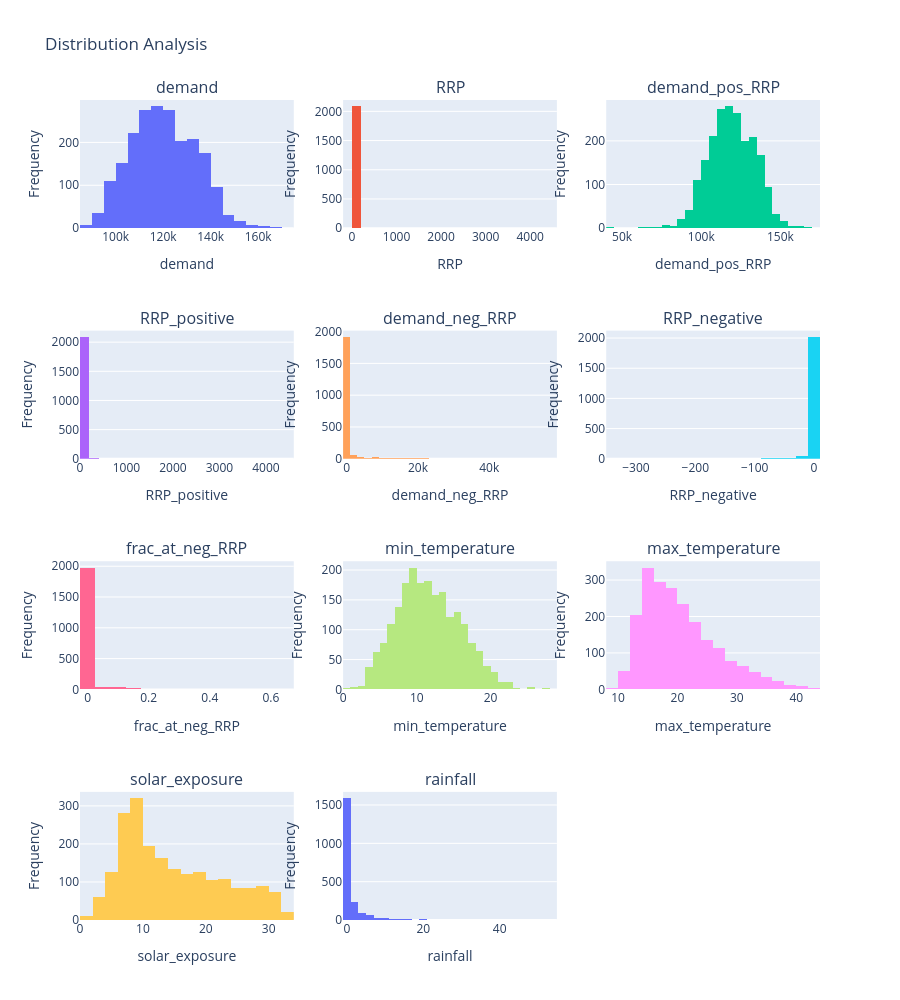

Notebook source saved alongside this figure:
### Code cell
# Create distribution plots (histograms) for numerical columns
distribution_fig = create_distribution_plots(df, numerical_cols=numerical_cols)
distribution_fig.show()

### Figure 1 — Plotly figure (JSON) as saved in the notebook; plotly's stock layout.template omitted (floating-point values rounded to 4 significant figures; data arrays with more than 128 entries replaced by an {"elided": "..."} marker saying what was removed)
{"data": [{"name": "demand", "nbinsx": 30, "showlegend": false, "type": "histogram", "x": {"elided": "2106 float values"}, "xaxis": "x", "yaxis": "y"}, {"name": "RRP", "nbinsx": 30, "showlegend": false, "type": "histogram", "x": {"elided": "2106 float values"}, "xaxis": "x2", "yaxis": "y2"}, {"name": "demand_pos_RRP", "nbinsx": 30, "showlegend": false, "type": "histogram", "x": {"elided": "2106 float values"}, "xaxis": "x3", "yaxis": "y3"}, {"name": "RRP_positive", "nbinsx": 30, "showlegend": false, "type": "histogram", "x": {"elided": "2106 float values"}, "xaxis": "x4", "yaxis": "y4"}, {"name": "demand_neg_RRP", "nbinsx": 30, "showlegend": false, "type": "histogram", "x": {"elided": "2106 float values"}, "xaxis": "x5", "yaxis": "y5"}, {"name": "RRP_negative", "nbinsx": 30, "showlegend": false, "type": "histogram", "x": {"elided": "2106 float values"}, "xaxis": "x6", "yaxis": "y6"}, {"name": "frac_at_neg_RRP", "nbinsx": 30, "showlegend": false, "type": "histogram", "x": {"elided": "2106 float values"}, "xaxis": "x7", "yaxis": "y7"}, {"name": "min_temperature", "nbinsx": 30, "showlegend": false, "type": "histogram", "x": {"elided": "2106 float values"}, "xaxis": "x8", "yaxis": "y8"}, {"name": "max_temperature", "nbinsx": 30, "showlegend": false, "type": "histogram", "x": {"elided": "2106 float values"}, "xaxis": "x9", "yaxis": "y9"}, {"name": "solar_exposure", "nbinsx": 30, "showlegend": false, "type": "histogram", "x": {"elided": "2106 float values"}, "xaxis": "x10", "yaxis": "y10"}, {"name": "rainfall", "nbinsx": 30, "showlegend": false, "type": "histogram", "x": {"elided": "2106 float values"}, "xaxis": "x11", "yaxis": "y11"}], "layout": {"annotations": [{"font": {"size": 16}, "showarrow": false, "text": "demand", "x": 0.1444, "xanchor": "center", "xref": "paper", "y": 1, "yanchor": "bottom", "yref": "paper"}, {"font": {"size": 16}, "showarrow": false, "text": "RRP", "x": 0.5, "xanchor": "center", "xref": "paper", "y": 1, "yanchor": "bottom", "yref": "paper"}, {"font": {"size": 16}, "showarrow": false, "text": "demand_pos_RRP", "x": 0.8556, "xanchor": "center", "xref": "paper", "y": 1, "yanchor": "bottom", "yref": "paper"}, {"font": {"size": 16}, "showarrow": false, "text": "RRP_positive", "x": 0.1444, "xanchor": "center", "xref": "paper", "y": 0.7188, "yanchor": "bottom", "yref": "paper"}, {"font": {"size": 16}, "showarrow": false, "text": "demand_neg_RRP", "x": 0.5, "xanchor": "center", "xref": "paper", "y": 0.7188, "yanchor": "bottom", "yref": "paper"}, {"font": {"size": 16}, "showarrow": false, "text": "RRP_negative", "x": 0.8556, "xanchor": "center", "xref": "paper", "y": 0.7188, "yanchor": "bottom", "yref": "paper"}, {"font": {"size": 16}, "showarrow": false, "text": "frac_at_neg_RRP", "x": 0.1444, "xanchor": "center", "xref": "paper", "y": 0.4375, "yanchor": "bottom", "yref": "paper"}, {"font": {"size": 16}, "showarrow": false, "text": "min_temperature", "x": 0.5, "xanchor": "center", "xref": "paper", "y": 0.4375, "yanchor": "bottom", "yref": "paper"}, {"font": {"size": 16}, "showarrow": false, "text": "max_temperature", "x": 0.8556, "xanchor": "center", "xref": "paper", "y": 0.4375, "yanchor": "bottom", "yref": "paper"}, {"font": {"size": 16}, "showarrow": false, "text": "solar_exposure", "x": 0.1444, "xanchor": "center", "xref": "paper", "y": 0.1562, "yanchor": "bottom", "yref": "paper"}, {"font": {"size": 16}, "showarrow": false, "text": "rainfall", "x": 0.5, "xanchor": "center", "xref": "paper", "y": 0.1562, "yanchor": "bottom", "yref": "paper"}], "height": 1000, "hovermode": "x", "showlegend": false, "title": {"text": "Distribution Analysis"}, "xaxis": {"anchor": "y", "domain": [0, 0.2889], "title": {"text": "demand"}}, "xaxis10": {"anchor": "y10", "domain": [0, 0.2889], "title": {"text": "solar_exposure"}}, "xaxis11": {"anchor": "y11", "domain": [0.3556, 0.6444], "title": {"text": "rainfall"}}, "xaxis12": {"anchor": "y12", "domain": [0.7111, 1]}, "xaxis2": {"anchor": "y2", "domain": [0.3556, 0.6444], "title": {"text": "RRP"}}, "xaxis3": {"anchor": "y3", "domain": [0.7111, 1], "title": {"text": "demand_pos_RRP"}}, "xaxis4": {"anchor": "y4", "domain": [0, 0.2889], "title": {"text": "RRP_positive"}}, "xaxis5": {"anchor": "y5", "domain": [0.3556, 0.6444], "title": {"text": "demand_neg_RRP"}}, "xaxis6": {"anchor": "y6", "domain": [0.7111, 1], "title": {"text": "RRP_negative"}}, "xaxis7": {"anchor": "y7", "domain": [0, 0.2889], "title": {"text": "frac_at_neg_RRP"}}, "xaxis8": {"anchor": "y8", "domain": [0.3556, 0.6444], "title": {"text": "min_temperature"}}, "xaxis9": {"anchor": "y9", "domain": [0.7111, 1], "title": {"text": "max_temperature"}}, "yaxis": {"anchor": "x", "domain": [0.8438, 1], "title": {"text": "Frequency"}}, "yaxis10": {"anchor": "x10", "domain": [0, 0.1562], "title": {"text": "Frequency"}}, "yaxis11": {"anchor": "x11", "domain": [0, 0.1562], "title": {"text": "Frequency"}}, "yaxis12": {"anchor": "x12", "domain": [0, 0.1562]}, "yaxis2": {"anchor": "x2", "domain": [0.8438, 1], "title": {"text": "Frequency"}}, "yaxis3": {"anchor": "x3", "domain": [0.8438, 1], "title": {"text": "Frequency"}}, "yaxis4": {"anchor": "x4", "domain": [0.5625, 0.7188], "title": {"text": "Frequency"}}, "yaxis5": {"anchor": "x5", "domain": [0.5625, 0.7188], "title": {"text": "Frequency"}}, "yaxis6": {"anchor": "x6", "domain": [0.5625, 0.7188], "title": {"text": "Frequency"}}, "yaxis7": {"anchor": "x7", "domain": [0.2812, 0.4375], "title": {"text": "Frequency"}}, "yaxis8": {"anchor": "x8", "domain": [0.2812, 0.4375], "title": {"text": "Frequency"}}, "yaxis9": {"anchor": "x9", "domain": [0.2812, 0.4375], "title": {"text": "Frequency"}}}}
